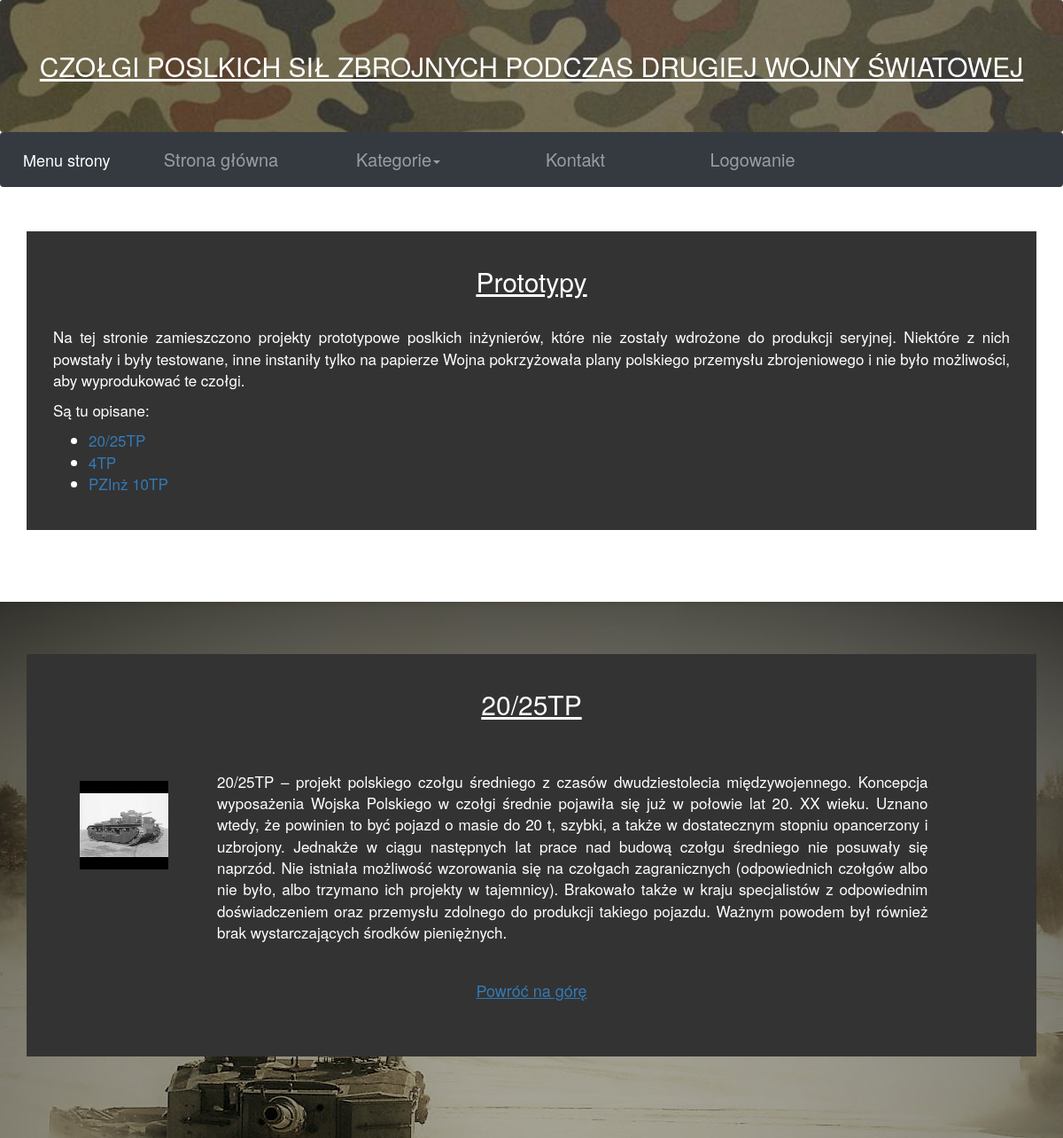
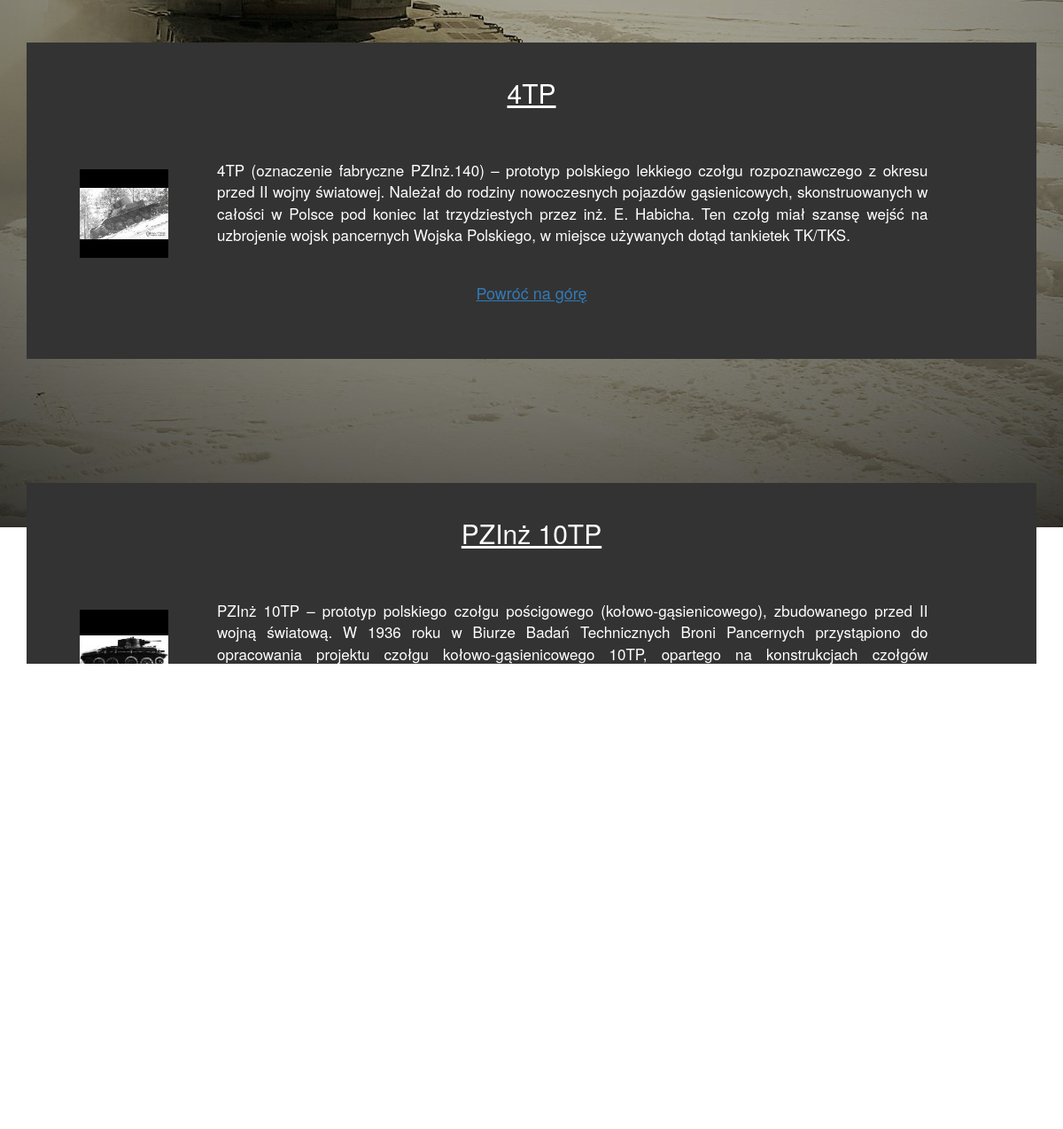
Page /Prototypy.php on the committed database (2 pictures, top to bottom).
### tables this page shows
CREATE TABLE `elementy` (
  `id` int(11) NOT NULL,
  `kategoria_id` int(11) DEFAULT NULL,
  `nazwa` varchar(150) NOT NULL,
  `opis` text NOT NULL,
  `img` varchar(150) NOT NULL,
  `img_tn` text NOT NULL
);

### wyswietlanie.php (the view, shortened to what this page needs)
<?php
$sql = 'SELECT *
               FROM `elementy`
               WHERE `kategoria_id` = ' . $kat_id .
               ' ORDER BY `nazwa`';
$wynik = mysqli_query($link, $sql);
if (mysqli_num_rows($wynik) > 0) {
    while ($produkt = @mysqli_fetch_array($wynik)) {
		echo '<div id="'. $produkt['nazwa'] . '" class="container-fluid">';
		echo '<div class="row"><br><br></div>';
		echo '<div class="container">';
		echo '<h2>' . $produkt['nazwa'] . '</h2>';
		echo '<div class="row">';
	    echo '<div class="col-sm-2">';
        echo '<div>';
	    echo '<a href="' . $produkt['img'] . '" data-lightbox="' . $produkt['nazwa'] . '" data-title="' . $produkt['nazwa'] . '"><img class="example-img" src="photos/' . $produkt['img_tn'] . '" alt="image-1" /></a>';
        echo '</div>';
	    echo '</div>';
		echo '<div class="col-sm-9">';
        echo '<br><p align="justify"></br> ' . $produkt['opis'] . '</p>' . PHP_EOL;
		echo '</div></div>';
		echo '<br><a href="#"><h4 align="center">Powróć na górę</h4></a><br>';
		echo '</div></div>';
    }
} else {
    echo 'wyników 0';
}
 ?>

### Prototypy.php (shortened to what this page needs)
<!DOCTYPE html>
<html lang="pl">
<head>
  	<?php include 'head.php';?>
</head>
<body data-spy="scroll" data-target=".navbar" data-offset="10">
<?php
	include "naglowek.php";
	include "menu.php";
	$kat_id = isset($_GET['kat_id']) ? (int)$_GET['kat_id'] : 3;
?>
<div class="container">
<h2>Prototypy</h2><br>
    <p>Na tej stronie zamieszczono projekty prototypowe poslkich inżynierów, które nie zostały wdrożone do produkcji seryjnej. Niektóre z nich powstały i były testowane, inne instaniły tylko na papierze Wojna pokrzyżowała plany polskiego przemysłu zbrojeniowego i nie było możliwości, aby wyprodukować te czołgi.</p>
	<p>Są tu opisane:</p>
	<?php include "lista.php"?>
</div>
<?php
    include 'wyswietlanie.php';
?>
<div><?php include 'stopka.php';?></div>
</body>
</html>

### head.php (shortened to what this page needs)
<?php
  echo '<link rel="stylesheet" href="https://maxcdn.bootstrapcdn.com/bootstrap/4.5.2/css/bootstrap.min.css">';
  echo '<link href="lightbox.css" rel="stylesheet"/>';
  echo '<link rel="stylesheet" href="https://maxcdn.bootstrapcdn.com/bootstrap/3.4.1/css/bootstrap.min.css">';
  echo '<link rel="stylesheet" href="plik1234.css" type="text/css">';
?>

### naglowek.php
<?php
	echo '<div class="jumbotron text-center" style="margin-bottom:0; background-image:url(wzor.png);  background-size: cover; color:white">';
	echo '<h2>CZOŁGI POSLKICH SIŁ ZBROJNYCH PODCZAS DRUGIEJ WOJNY ŚWIATOWEJ</h2>';
	echo '</div>';
?>

### menu.php (shortened to what this page needs)
<?php
	echo '<nav class="navbar navbar-expand-sm bg-dark navbar-dark" data-spy="affix" data-offset-top="197">';
    echo '<a class="navbar-brand" href="#">Menu strony</a>';
	echo '<ul class="navbar-nav">';
    echo '<li class="nav-item">';
    echo '<a class="nav-link" href="index.php">Strona główna</a></li>';
    echo '<li class="nav-item">';
    echo '<a class="nav-link" data-toggle="dropdown" href="#">Kategorie<span class="caret"></span></a>';
    echo '<li class="nav-item">';
    echo '<a class="nav-link" href="kontakt.php">Kontakt</a>';
    echo '</li>';
	if(isset($_SESSION["loggedin"]) && $_SESSION["loggedin"] === true):
		echo '<li class="nav-item">';
		echo '<a class="nav-link" href="panel.php">Panel</a>';
		echo '</li>';
		echo '<li class="nav-item">';
        echo '<a class="nav-link" href="wyloguj.php">Wyloguj</a>';
		echo '</li>';
	else:
		echo '<li class="nav-item">';
        echo '<a class="nav-link" href="logowanie.php">Logowanie</a>';
		echo '</li>';
	endif;
    echo '</ul>';
	echo '</nav>';
?>

### lista.php
<?php
$sql = 'SELECT `nazwa`
               FROM `elementy`
               WHERE `kategoria_id` = ' . $kat_id .
               ' ORDER BY `nazwa`';
$wynik = mysqli_query($link, $sql);
if (mysqli_num_rows($wynik) > 0) {
	echo '<ul>';
    while ($produkt = @mysqli_fetch_array($wynik)) {
		echo '<li><a href="#'. $produkt['nazwa'] .'">' . $produkt['nazwa'] . '</a></li>';
    }
	echo '</ul>';
} else {
    echo 'wyników 0';
}
 ?>

### stopka.php
<?php
echo '<div class="jumbotron text-center" style="margin-bottom:0; background-image:url(wzor.png);  background-size: cover; color:white;">';
echo '<div><h4>Made by Dawid Zielński<br><br>2020</h4></div>';
echo '</div>';
?>

### plik1234.css (style rules this page uses)
html { scroll-behavior: smooth; }
a.nav-link,a.nav-item { background-color:dark; color:grey; width:200px; text-align:center; font-size:20px; }
body { position: relative; background-image: url(tlo.jpg); background-position: center; background-repeat: no-repeat; background-attachment: fixed; }
.navbar { margin-bottom: 0px; }
div.row { color:white; }
div.container { background-color:#333333; color:white; text-align:justify; margin-top:50px; margin-bottom:50px; padding:30px; font-size:17px; }
img.example-img { position:relative; top:60px; left:30px; }
h2 { text-align:center; text-decoration:underline; margin-bottom:10px; margin-top:10px; }
h4 { text-align:center; text-decoration:underline; margin-bottom:10px; margin-top:10px; }

### rows in the picture
elementy: nazwa "20/25TP", img_tn (picture), opis "20/25TP – projekt polskiego czołgu średniego z czasów dwudziestolecia międzywojennego. Koncepcja wyposażenia Wojska Polskiego w czołgi średnie pojawiła się już w połowie lat 20. XX wieku. Uznano wtedy, że powinien to być pojazd o masie do 20 t, szybki, a także w dostatecznym stopniu opancerzony i uzbrojony. Jednakże w ciągu następnych lat prace nad budową czołgu średniego nie posuwały się naprzód. Nie istniała możliwość wzorowania się na czołgach zagranicznych (odpowiednich czołgów albo nie było, albo trzymano ich projekty w tajemnicy). Brakowało także w kraju specjalistów z odpowiednim doświadczeniem oraz przemysłu zdolnego do produkcji takiego pojazdu. Ważnym powodem był również brak…"
elementy: nazwa "4TP", img_tn (picture), opis "4TP (oznaczenie fabryczne PZInż.140) – prototyp polskiego lekkiego czołgu rozpoznawczego z okresu przed II wojny światowej. Należał do rodziny nowoczesnych pojazdów gąsienicowych, skonstruowanych w całości w Polsce pod koniec lat trzydziestych przez inż. E. Habicha. Ten czołg miał szansę wejść na uzbrojenie wojsk pancernych Wojska Polskiego, w miejsce używanych dotąd tankietek TK/TKS."
elementy: nazwa "PZInż 10TP", img_tn (picture), opis "PZInż 10TP – prototyp polskiego czołgu pościgowego (kołowo-gąsienicowego), zbudowanego przed II wojną światową. W 1936 roku w Biurze Badań Technicznych Broni Pancernych przystąpiono do opracowania projektu czołgu kołowo-gąsienicowego 10TP, opartego na konstrukcjach czołgów amerykańskiego inż. Waltera Christie. Jeden wykonany w BBT czołg 10TP przeszedł w 1937 roku pierwsze próby fabryczne. W czołgu tym zastosowano wieżę Boforsa oraz silnik American LaFrance o mocy katalogowej 240 KM (w istocie podczas badań na hamowni BBT osiągnął on jedynie około 210 KM). Dalsze intensywne próby czołgu 10TP przeprowadzone na przełomie 1938/1939 roku wykazały szereg usterek. Najczęściej zawodziła…"
